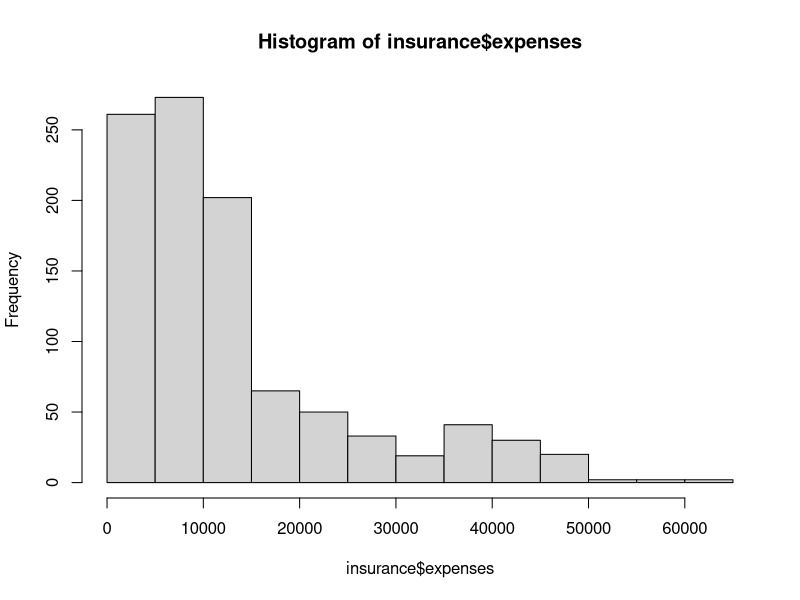
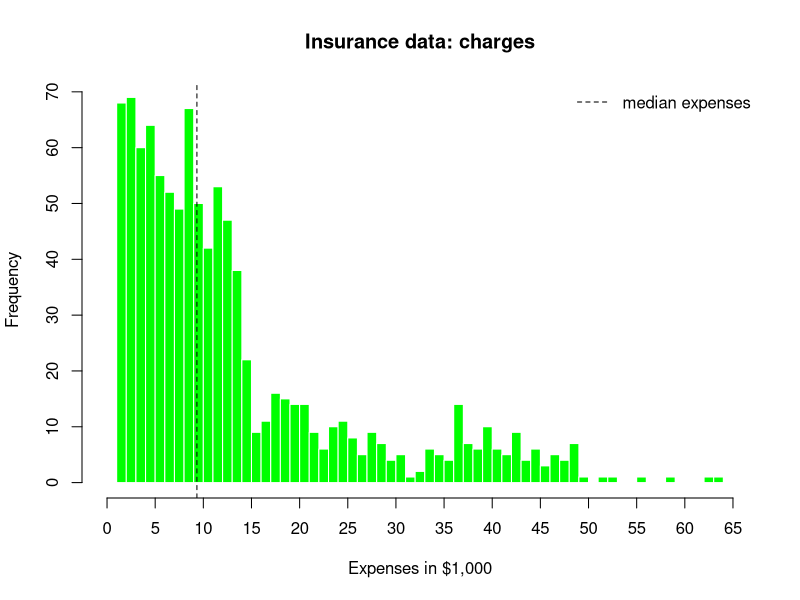
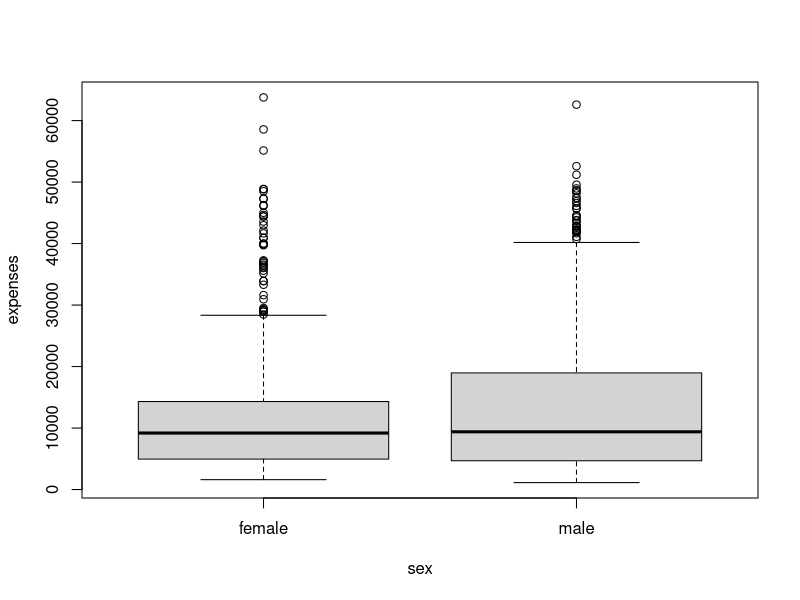
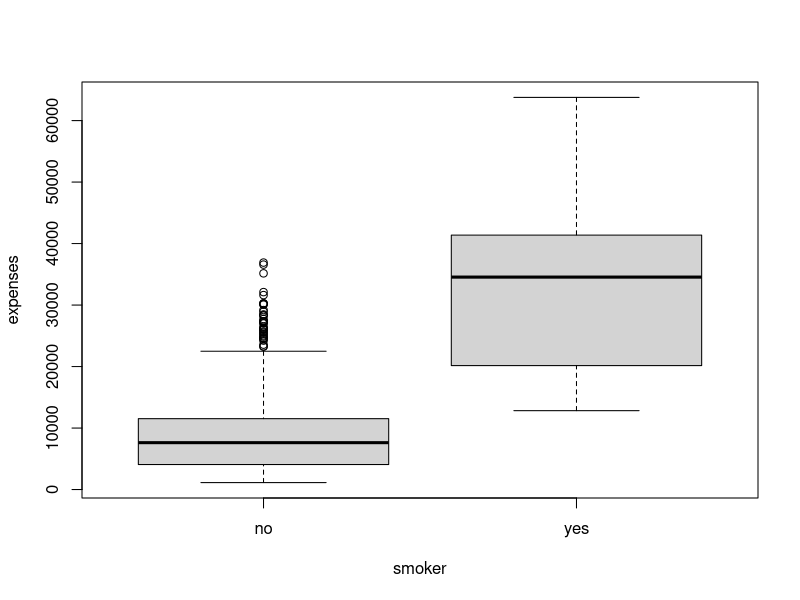
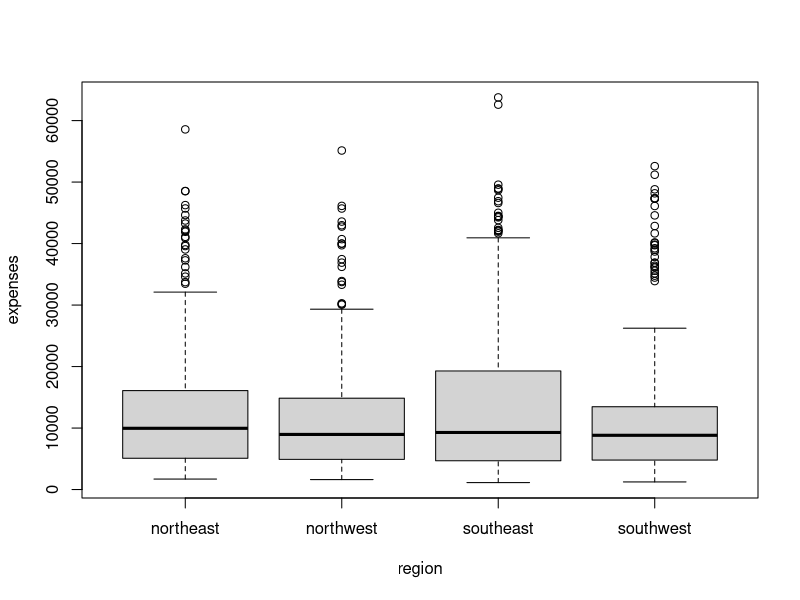
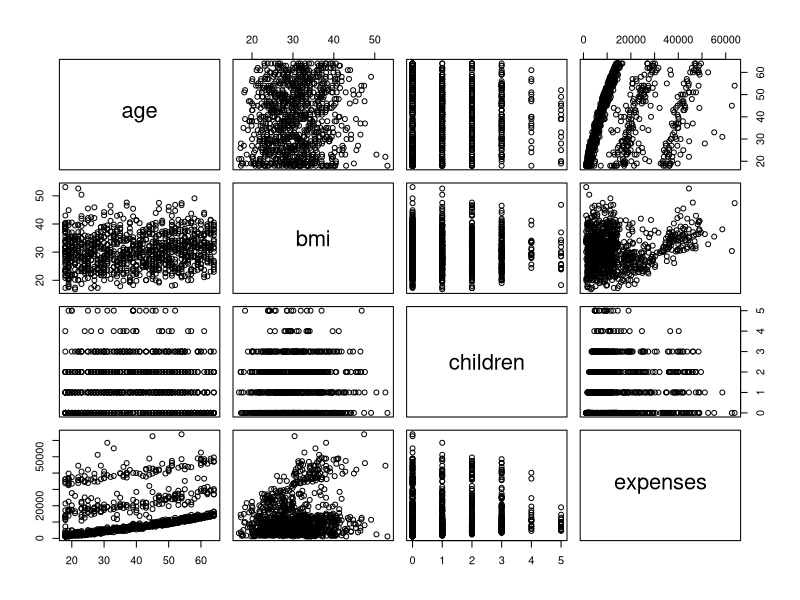
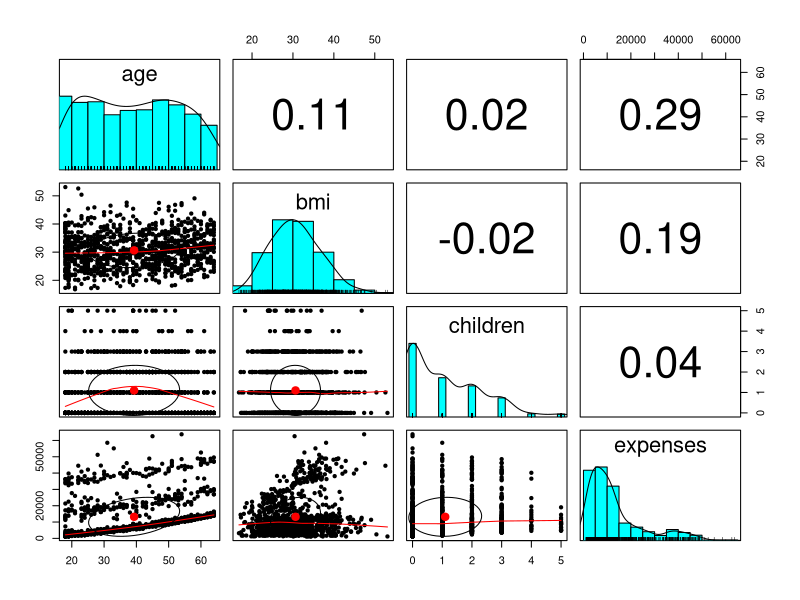
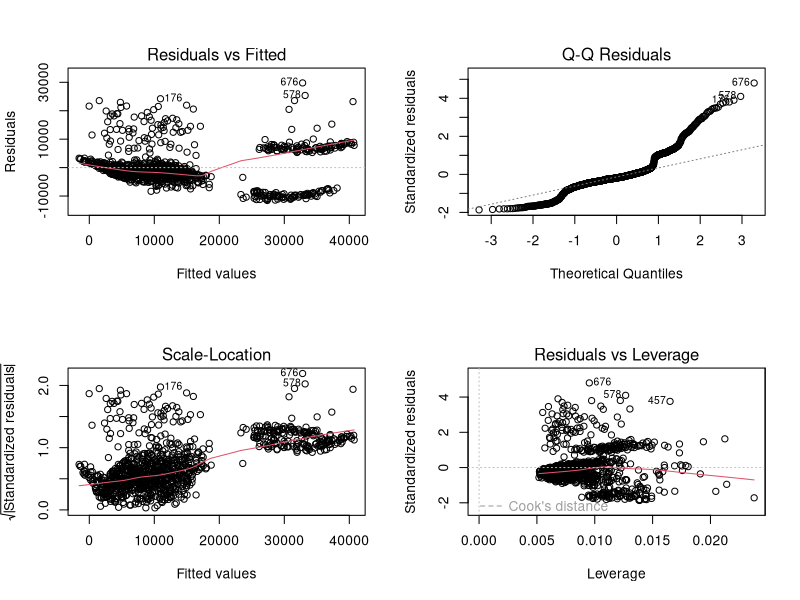

Reproduce these figures in R, in order.
## ---- chunk 1
knitr::opts_chunk$set(comment = '>')
## ---- chunk 2
#   relevant websites:
#       https://cran.r-project.org
#       https://cran.r-project.org/web/packages
#       https://cran.r-project.org/web/views
#
#   relevant website for Machine Learning:
#       https://cran.r-project.org/web/views/MachineLearning.html

# list currently installed packages
#   note: the concept of libraries and packages in R
library()
# a more detailed list of currently installed packages
in_packages <- installed.packages()
head(in_packages)
colnames(in_packages)

# try to load a package (this may return an error!)
library(dplyr)

# install the missing package from CRAN
#   note: see also the RStudio menu Tools > Install Packages...
#         see also the RStudio Packages tab
#         packages can also be installed fomr .tgz files
install.packages("dplyr", repos = "http://cran.us.r-project.org")

# try to load the library now
library(dplyr)

# test it on the built-in iris dataset...
head(iris)

# example of select function from dplyr package
select(iris, Petal.Length)

# alternative way to access a package function (w/o loading the package)
dplyr::select(iris, Petal.Length)

# execute the examples from the help
?mean
example(mean)
?select
example(select)

# load the country demographics, economics and region datasets
ddemo <- read.csv("country_demo.csv", stringsAsFactors = F)
decon <- read.csv("country_econ.csv", stringsAsFactors = F)
dregion <- read.csv("country_region.csv", stringsAsFactors = F)

# merge datasets by country and year using inner_join
ij_data <- inner_join(ddemo, decon, by = c("country", "year"))

# merge datasets by country and year using left_join
lj_data <- left_join(ddemo, decon, by = c("country", "year"))

# compare the results of the two join commands
#   note: for a visual explanation of dplyr join functions see
#       https://github.com/rstudio/cheatsheets/raw/master/data-transformation.pdf
ij_data
lj_data

# merge the dregion into the ij_data dataset
ijr_data <- inner_join(ij_data, dregion, by = "country")

# inspect the resulting dataset
#   note: region variable values have been repeated
ijr_data


# for more information on dplyr for table / data manipulation:
#       https://cran.rstudio.com/web/packages/dplyr/vignettes/dplyr.html

# install package psych for later use
if(require(psych) == FALSE){
    install.packages("psych", repos = "http://cran.us.r-project.org")
}
## ---- chunk 3
# read the data from a .csv file
insurance <- read.csv("insurance_data.csv", stringsAsFactors = TRUE)

# inspect the data
str(insurance)

# summarize the charges variable, i.e. the dependent variable
summary(insurance$expenses)

# plot a histogram of insurance charges
hist(insurance$expenses)

# get help on the hist command
?hist

# plot a customised histogram of insurance charges
hist(
    insurance$expenses,
    breaks = seq(0, 65000, 1000),
    xlab = 'Expenses in $1,000',
    ylab = 'Frequency',
    main = 'Insurance data: charges',
    col = rgb(0, 1, 0),
    border = 'white',
    xaxt = 'n'
)
axis(1, at = seq(0, 65000, 5000), seq(0, 65, 5))
abline(v = median(insurance$expenses), lty = 2)
legend('topright', 'median expenses', lty = 2, bty = 'n')

# plot expenses distribution by group of categorical variables - boxplot
boxplot(expenses ~ sex, data = insurance)
boxplot(expenses ~ smoker, data = insurance)
boxplot(expenses ~ region, data = insurance)

# generate frequency tables for each categorical variable
insurance_cat_table <- apply(insurance[, c("sex", "smoker", "region")], 2, table)

# visualize the tables
insurance_cat_table
insurance_cat_table$region

# calculate the percentage of non/smokers
insurance_smoker_perc <- insurance_cat_table$smoker / sum(insurance_cat_table$smoker) * 100
insurance_smoker_perc

# create label vectors for numerical and categorical variables
insurance_cat_names <- c("sex", "smoker", "region")
insurance_num_names <- c("age", "bmi", "children", "expenses")

# exploring relationships among features: correlation matrix
insurance_num_cor <- cor(insurance[insurance_num_names])

# visualize the correlation matrix
insurance_num_cor

# plot the relationships among features - scatterplot matrix
pairs(insurance[insurance_num_names])

# plot a more informative scatterplot matrix
psych::pairs.panels(insurance[insurance_num_names])
## ---- chunk 4
# create a linear model with lm from the stats package
ins_model <- lm(expenses ~ age + children + bmi + sex + smoker + region, data = insurance)

# equivalent lm call with short notation for the formula
ins_model <- lm(expenses ~ ., data = insurance)

# inspect the model
ins_model
# get attributes of the model
attributes(ins_model)
ins_model$coefficients
## ---- chunk 5
# get summary statistics on the model
ins_model_summary <- summary(ins_model)
ins_model_summary
# get attributes of the summary
attributes(ins_model_summary)
ins_model_summary$coefficients
ins_model_summary$adj.r.squared

# diagnostics plots for lm model
#   note: the generic call plot on an lm object is mapped to the plot.lm function
#         see help(plot.lm) for details
#   record current graph parameters
opar <- par(no.readonly = TRUE)
#   set plot for for panels
par(mfrow = c(2,2))
plot(ins_model)
#   reset graph parameters
par(opar)
## ---- chunk 6
# read testset csv file
insurance_test <- read.csv("insurance_test_data.csv", stringsAsFactors = TRUE)

# filter for independent variables
insurance_indep_names <- c("age", "sex", "bmi", "children", "smoker", "region" )
insurance_test_indep <- insurance_test[,insurance_indep_names]
insurance_pred <- predict(ins_model, insurance_test_indep)

# check correlation between predicted and actual
cor(insurance_pred, insurance_test$expenses)

# plot predicted vs actual
#   record current graph parameters
opar <- par(no.readonly = TRUE)
par(pty = 's')
plot(
    insurance_pred ~ insurance_test$expenses,
    ylab = 'predicted',
    xlab = 'actual',
    main = 'expenses in $1000',
    xaxt = 'n',
    yaxt = 'n',
    xlim = c(0, 65000),
    ylim = c(0, 65000)
)
axis(1, at = seq(0, 65000, 5000), seq(0, 65, 5))
axis(2, at = seq(0, 65000, 5000), seq(0, 65, 5))
abline(a = 0, b = 1, col = 'red', lty = 2)
#   reset graph parameters
par(opar)
## ---- chunk 7
# save a plot to a png file
#   open the device png
png(file = "insurance_expenses_hist_simple.png")
#   plot the graph
hist(insurance$expenses)
#   close the device
dev.off()

# save a plot to a pdf file
#   note: EPS, BMP, JPEG and TIFF are also supported
pdf(file = "insurance_expenses_hist_simple.pdf")
#   plot the graph
hist(insurance$expenses)
#   close the device
dev.off()

# save a plot for a more complex example
png(file = "insurance_expenses_hist.png", width = 640, height = 480)
# plot the graph
hist(
    insurance$expenses,
    breaks = seq(0, 65000, 1000),
    xlab = 'Expenses in $1,000',
    ylab = 'Frequency',
    main = 'Insurance data: charges',
    col = rgb(0, 1, 0),
    border = 'white',
    xaxt = 'n'
)
axis(1, at = seq(0, 65000, 5000), seq(0, 65, 5))
abline(v = median(insurance$expenses), lty = 2)
legend('topright', 'median expenses', lty = 2, bty = 'n')
# close the device
dev.off()
## ---- chunk 8
# simple example to calculate the median of different features
colMedian <- function(dframe){
   medianVector <- apply(dframe, 2, median)
   return(medianVector)
}
#   inspect the function
colMedian
#   run the function on a dataframe
colMedian(insurance[insurance_num_names])

# simple example of a plotting function
colorHist <- function(dvector, dcolor){
    hist(
        dvector,
        col = dcolor,
        border = 'white'
    )
}
#   inspect the function
colorHist
#   run the function on a dataframe
colorHist(insurance$expenses, 'blue')
